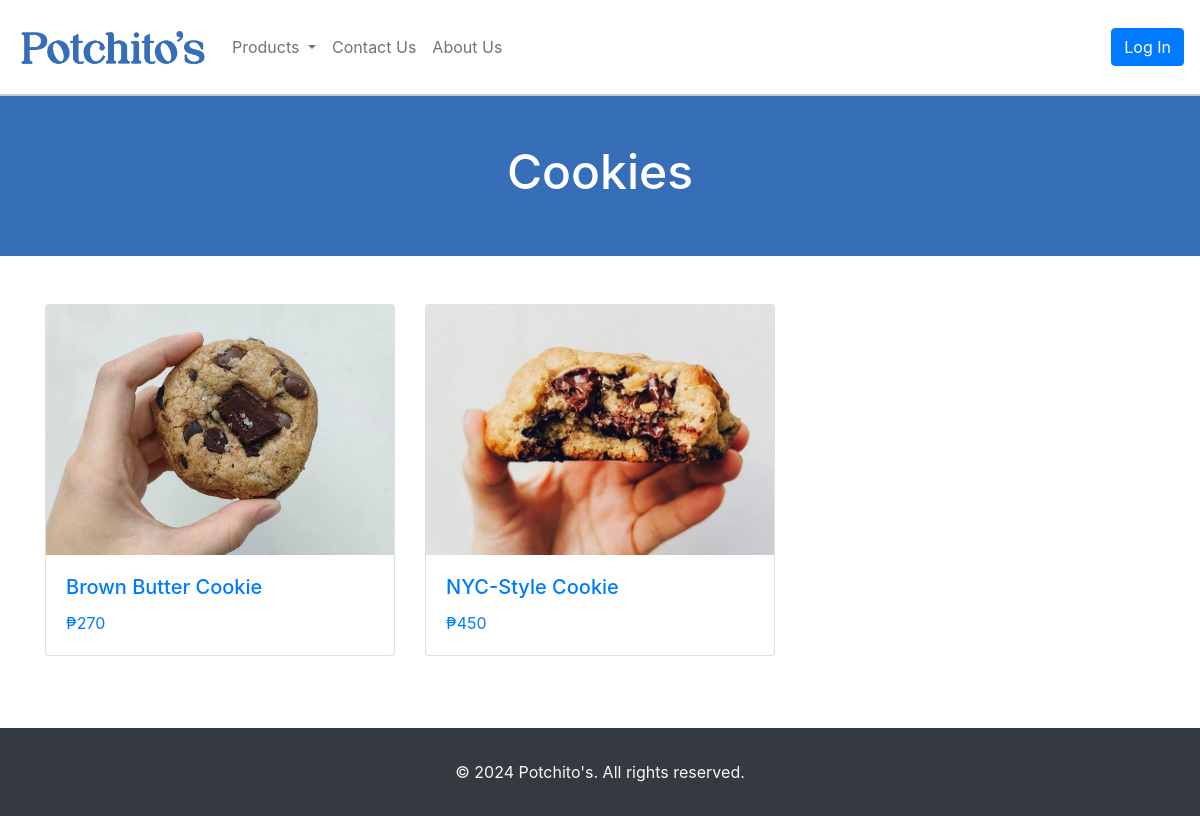
/public/pages/product-by-type.php?type=1, run on the app's committed database.
### tables this page shows
CREATE TABLE `products` (
  `pID` int(11) NOT NULL,
  `pName` varchar(50) NOT NULL,
  `pPrice` float(9,2) NOT NULL,
  `pDesc` text NOT NULL,
  `pType` int(11) NOT NULL DEFAULT 0,
  `pVisibility` int(11) NOT NULL DEFAULT 1,
  `pPrepTime` int(11) NOT NULL
);

### controller/db_model_products.php (the view, shortened to what this page needs)
<?php
    require(__DIR__ . '/../controller/db_model.php');
    $stmt = $conn->prepare("SELECT * FROM products WHERE pVisibility = 1");
    $stmt->execute();
    $products = $stmt->fetchAll(PDO::FETCH_ASSOC);
    function displayProductCards($products, $type) {
        echo '<div class="row">';
        foreach ($products as $product) {
            if($product['pType'] == $type){?>
                    <div class="col-md-4">
                        <a href="product-view.php?id=<?= $product['pID'] ?>&type=<?= $type ?>" class="product-link">
                        <div class="card mb-4">
                            <img src="../../product-gallery/<?= array('Cookie', 'Pastry', 'Cake')[$product['pType']-1]."_".$product['pID'].".jpg"?>" class="card-img-top">
                            <div class="card-body">
                                <h5 class="card-title"><?= $product['pName'] ?></h5>
                                <p class="card-text">₱<?= $product['pPrice'] ?></p>
                            </div>
                        </a>
                    </div>
                </div>
            <?php }
        }
    }
?>

### public/css/product-by-type.css (style rules this page uses)
.card-img-top { height: 250px; object-fit: cover; }

### data on the page
products: shows a picture, pName "Brown Butter Cookie", pPrice "270"
products: shows a picture, pName "NYC-Style Cookie", pPrice "450"
